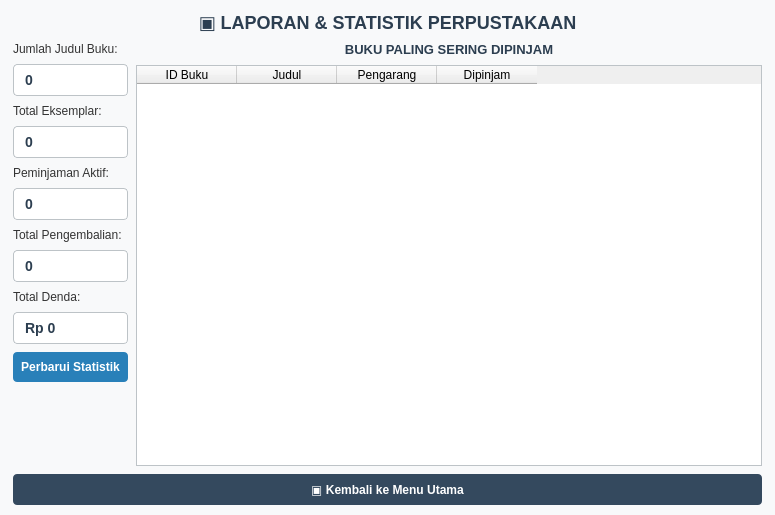
<?xml version="1.0" encoding="UTF-8"?>
<ui version="4.0">
 <class>LaporanWindow</class>
 <widget class="QMainWindow" name="LaporanWindow">
  <property name="geometry">
   <rect><x>0</x><y>0</y><width>775</width><height>515</height></rect>
  </property>
  <property name="windowTitle">
   <string>Perpustakaan - Laporan Statistik</string>
  </property>
  <property name="styleSheet">
   <string notr="true">
QMainWindow { background-color: #F8F9FA; }
QLabel { font-size: 12px; color: #333333; }
QLabel#lblTitle {
 font-size: 18px; font-weight: bold; color: #2C3E50;
}
QPushButton {
 background-color: #34495E; color: white;
 border: none; border-radius: 4px;
 padding: 8px; font-weight: bold;
}
QPushButton:hover { background-color: #415B76; }
QPushButton#btnRefresh { background-color: #2980B9; }
QPushButton#btnRefresh:hover { background-color: #3498DB; }
QTableWidget {
 background-color: white; border: 1px solid #BDC3C7;
 gridline-color: #ECF0F1;
}
   </string>
  </property>
  <widget class="QWidget" name="centralwidget">
   <layout class="QVBoxLayout" name="mainLayout">
    <property name="leftMargin"><number>13</number></property>
    <property name="topMargin"><number>12</number></property>
    <property name="rightMargin"><number>13</number></property>
    <property name="bottomMargin"><number>10</number></property>
    <property name="spacing"><number>8</number></property>
    <item>
     <widget class="QLabel" name="lblTitle">
      <property name="text">
       <string>▣ LAPORAN &amp; STATISTIK PERPUSTAKAAN</string>
      </property>
      <property name="alignment"><set>Qt::AlignCenter</set></property>
     </widget>
    </item>
    <item>
     <layout class="QHBoxLayout" name="contentLayout">
      <property name="spacing"><number>8</number></property>
      <item>
       <layout class="QVBoxLayout" name="summaryLayout">
        <property name="spacing"><number>8</number></property>
        <item>
         <widget class="QLabel" name="labelTotalJudul">
          <property name="text"><string>Jumlah Judul Buku:</string></property>
         </widget>
        </item>
        <item>
         <widget class="QLabel" name="valTotalJudul">
          <property name="text"><string>0</string></property>
          <property name="styleSheet">
           <string>font-size:14px;font-weight:bold;color:#2C3E50;background:white;border:1px solid #BDC3C7;border-radius:4px;padding:7px;</string>
          </property>
         </widget>
        </item>
        <item>
         <widget class="QLabel" name="labelTotalStok">
          <property name="text"><string>Total Eksemplar:</string></property>
         </widget>
        </item>
        <item>
         <widget class="QLabel" name="valTotalStok">
          <property name="text"><string>0</string></property>
          <property name="styleSheet">
           <string>font-size:14px;font-weight:bold;color:#2C3E50;background:white;border:1px solid #BDC3C7;border-radius:4px;padding:7px;</string>
          </property>
         </widget>
        </item>
        <item>
         <widget class="QLabel" name="labelAktif">
          <property name="text"><string>Peminjaman Aktif:</string></property>
         </widget>
        </item>
        <item>
         <widget class="QLabel" name="valAktif">
          <property name="text"><string>0</string></property>
          <property name="styleSheet">
           <string>font-size:14px;font-weight:bold;color:#2C3E50;background:white;border:1px solid #BDC3C7;border-radius:4px;padding:7px;</string>
          </property>
         </widget>
        </item>
        <item>
         <widget class="QLabel" name="labelKembali">
          <property name="text"><string>Total Pengembalian:</string></property>
         </widget>
        </item>
        <item>
         <widget class="QLabel" name="valKembali">
          <property name="text"><string>0</string></property>
          <property name="styleSheet">
           <string>font-size:14px;font-weight:bold;color:#2C3E50;background:white;border:1px solid #BDC3C7;border-radius:4px;padding:7px;</string>
          </property>
         </widget>
        </item>
        <item>
         <widget class="QLabel" name="labelDenda">
          <property name="text"><string>Total Denda:</string></property>
         </widget>
        </item>
        <item>
         <widget class="QLabel" name="valDenda">
          <property name="text"><string>Rp 0</string></property>
          <property name="styleSheet">
           <string>font-size:14px;font-weight:bold;color:#2C3E50;background:white;border:1px solid #BDC3C7;border-radius:4px;padding:7px;</string>
          </property>
         </widget>
        </item>
        <item>
         <widget class="QPushButton" name="btnRefresh">
          <property name="text"><string>Perbarui Statistik</string></property>
         </widget>
        </item>
        <item>
         <spacer name="summarySpacer">
          <property name="orientation"><enum>Qt::Vertical</enum></property>
          <property name="sizeHint" stdset="0">
           <size><width>20</width><height>35</height></size>
          </property>
         </spacer>
        </item>
       </layout>
      </item>
      <item>
       <layout class="QVBoxLayout" name="tableLayout">
        <item>
         <widget class="QLabel" name="lblTableTitle">
          <property name="text">
           <string>BUKU PALING SERING DIPINJAM</string>
          </property>
          <property name="alignment"><set>Qt::AlignCenter</set></property>
          <property name="styleSheet">
           <string>font-size:13px;font-weight:bold;color:#2C3E50;</string>
          </property>
         </widget>
        </item>
        <item>
         <widget class="QTableWidget" name="tableStatistik">
          <property name="columnCount"><number>4</number></property>
          <property name="rowCount"><number>0</number></property>
          <column><property name="text"><string>ID Buku</string></property></column>
          <column><property name="text"><string>Judul</string></property></column>
          <column><property name="text"><string>Pengarang</string></property></column>
          <column><property name="text"><string>Dipinjam</string></property></column>
         </widget>
        </item>
       </layout>
      </item>
     </layout>
    </item>
    <item>
     <widget class="QPushButton" name="btnKembali">
      <property name="text">
       <string>▣ Kembali ke Menu Utama</string>
      </property>
     </widget>
    </item>
   </layout>
  </widget>
  <resources/>
  <connections/>
 </widget>
</ui>
